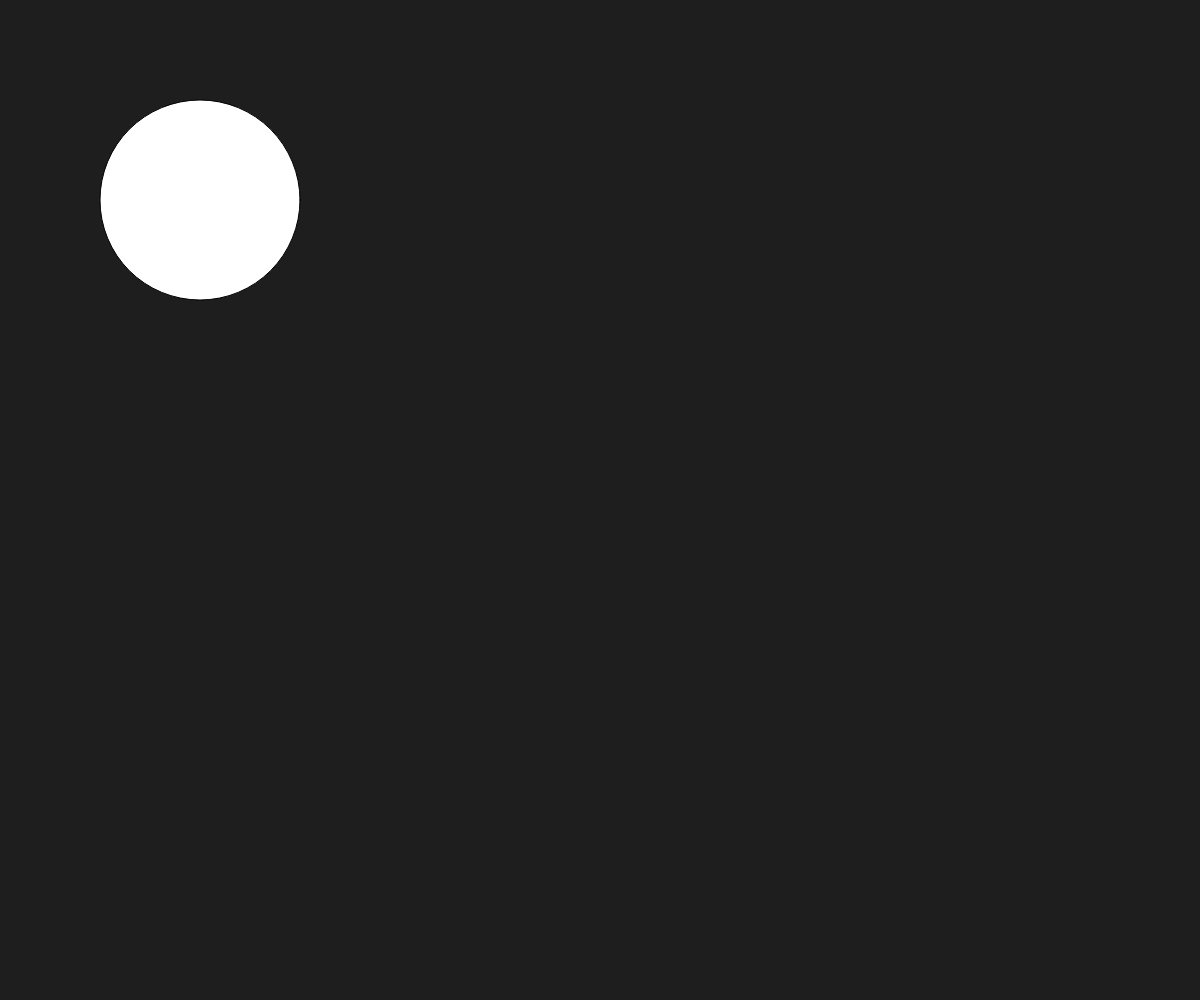
Frame 1 (no input)
Frame 60 (no input): identical to frame 1, image omitted
Frame 120 (the mouse pressed at the canvas centre since frame 60): identical to frame 1, image omitted

The p5.js sketch that drew this single still picture (run headless with seeded random() and noise() and a simulated clock; from frame 60 on, the mouse is pressed at the canvas centre):

// p5.js sketch
// ── sketch.js
function setup() {
    createCanvas(windowWidth, windowHeight);
    // any additional setup code goes here
}

function draw() {
    // your "draw loop" code goes here
    background(30);
    ellipse(200,200,200,200);
}
